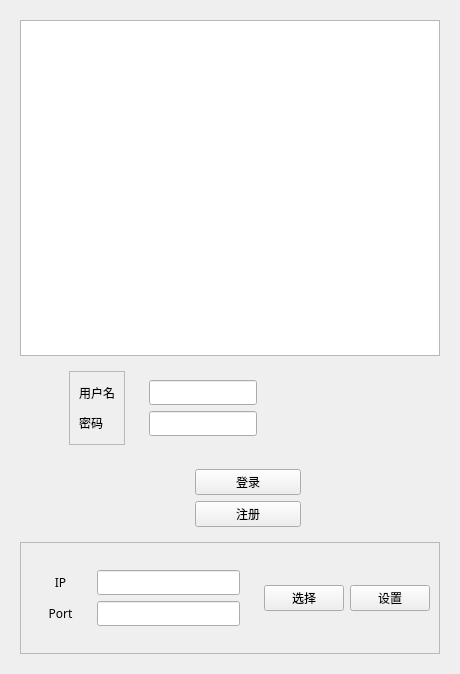
<?xml version="1.0" encoding="UTF-8"?>
<ui version="4.0">
 <class>LoginWindows</class>
 <widget class="QWidget" name="LoginWindows">
  <property name="geometry">
   <rect>
    <x>0</x>
    <y>0</y>
    <width>460</width>
    <height>674</height>
   </rect>
  </property>
  <property name="font">
   <font>
    <family>黑体</family>
   </font>
  </property>
  <property name="windowTitle">
   <string>Form</string>
  </property>
  <layout class="QVBoxLayout" name="verticalLayout_6">
   <item>
    <widget class="QWidget" name="mainWidget" native="true">
     <layout class="QGridLayout" name="gridLayout">
      <item row="0" column="0" colspan="3">
       <widget class="QGraphicsView" name="IconGraphicsView"/>
      </item>
      <item row="3" column="0" colspan="3">
       <widget class="QFrame" name="ServerFrame">
        <property name="frameShape">
         <enum>QFrame::StyledPanel</enum>
        </property>
        <property name="frameShadow">
         <enum>QFrame::Raised</enum>
        </property>
        <layout class="QGridLayout" name="gridLayout_2">
         <item row="0" column="2">
          <widget class="QPushButton" name="SettingButton">
           <property name="text">
            <string>设置</string>
           </property>
          </widget>
         </item>
         <item row="0" column="1">
          <widget class="QPushButton" name="ChooseServerButton">
           <property name="text">
            <string>选择</string>
           </property>
          </widget>
         </item>
         <item row="0" column="0">
          <widget class="QWidget" name="ServerWidget" native="true">
           <layout class="QHBoxLayout" name="horizontalLayout_2">
            <item>
             <widget class="QWidget" name="widget_6" native="true">
              <layout class="QVBoxLayout" name="verticalLayout_5">
               <item>
                <widget class="QLabel" name="label_3">
                 <property name="text">
                  <string>IP</string>
                 </property>
                 <property name="alignment">
                  <set>Qt::AlignCenter</set>
                 </property>
                </widget>
               </item>
               <item>
                <widget class="QLabel" name="label_4">
                 <property name="layoutDirection">
                  <enum>Qt::LeftToRight</enum>
                 </property>
                 <property name="text">
                  <string>Port</string>
                 </property>
                 <property name="alignment">
                  <set>Qt::AlignCenter</set>
                 </property>
                </widget>
               </item>
              </layout>
             </widget>
            </item>
            <item>
             <widget class="QWidget" name="InPutWidget" native="true">
              <layout class="QVBoxLayout" name="verticalLayout_4">
               <item>
                <widget class="QLineEdit" name="IPLineEdit"/>
               </item>
               <item>
                <widget class="QLineEdit" name="PortLineEdit"/>
               </item>
              </layout>
             </widget>
            </item>
           </layout>
          </widget>
         </item>
        </layout>
       </widget>
      </item>
      <item row="2" column="1">
       <widget class="QWidget" name="widget" native="true">
        <layout class="QVBoxLayout" name="verticalLayout">
         <item>
          <widget class="QPushButton" name="LoginButton">
           <property name="text">
            <string>登录</string>
           </property>
          </widget>
         </item>
         <item>
          <widget class="QPushButton" name="RegisterButton">
           <property name="text">
            <string>注册</string>
           </property>
          </widget>
         </item>
        </layout>
       </widget>
      </item>
      <item row="2" column="0">
       <spacer name="horizontalSpacer">
        <property name="orientation">
         <enum>Qt::Horizontal</enum>
        </property>
        <property name="sizeType">
         <enum>QSizePolicy::Fixed</enum>
        </property>
        <property name="sizeHint" stdset="0">
         <size>
          <width>160</width>
          <height>20</height>
         </size>
        </property>
       </spacer>
      </item>
      <item row="2" column="2">
       <spacer name="horizontalSpacer_2">
        <property name="orientation">
         <enum>Qt::Horizontal</enum>
        </property>
        <property name="sizeType">
         <enum>QSizePolicy::Fixed</enum>
        </property>
        <property name="sizeHint" stdset="0">
         <size>
          <width>40</width>
          <height>20</height>
         </size>
        </property>
       </spacer>
      </item>
      <item row="1" column="0" colspan="3">
       <widget class="QWidget" name="UserWidget" native="true">
        <layout class="QHBoxLayout" name="horizontalLayout_3">
         <property name="sizeConstraint">
          <enum>QLayout::SetFixedSize</enum>
         </property>
         <item>
          <spacer name="horizontalSpacer_3">
           <property name="orientation">
            <enum>Qt::Horizontal</enum>
           </property>
           <property name="sizeHint" stdset="0">
            <size>
             <width>40</width>
             <height>20</height>
            </size>
           </property>
          </spacer>
         </item>
         <item>
          <widget class="QFrame" name="frame">
           <property name="frameShape">
            <enum>QFrame::StyledPanel</enum>
           </property>
           <property name="frameShadow">
            <enum>QFrame::Raised</enum>
           </property>
           <layout class="QVBoxLayout" name="verticalLayout_3">
            <item>
             <widget class="QLabel" name="label">
              <property name="text">
               <string>用户名</string>
              </property>
             </widget>
            </item>
            <item>
             <widget class="QLabel" name="label_2">
              <property name="text">
               <string>密码</string>
              </property>
             </widget>
            </item>
           </layout>
          </widget>
         </item>
         <item>
          <widget class="QWidget" name="widget_3" native="true">
           <layout class="QHBoxLayout" name="horizontalLayout">
            <property name="sizeConstraint">
             <enum>QLayout::SetFixedSize</enum>
            </property>
            <property name="topMargin">
             <number>0</number>
            </property>
            <property name="bottomMargin">
             <number>0</number>
            </property>
            <item>
             <widget class="QWidget" name="widget_2" native="true">
              <layout class="QVBoxLayout" name="verticalLayout_2">
               <item>
                <widget class="QLineEdit" name="UserNameLineEdit"/>
               </item>
               <item>
                <widget class="QLineEdit" name="PasswdLineEdit"/>
               </item>
              </layout>
             </widget>
            </item>
           </layout>
          </widget>
         </item>
        </layout>
       </widget>
      </item>
     </layout>
    </widget>
   </item>
  </layout>
 </widget>
 <tabstops>
  <tabstop>IconGraphicsView</tabstop>
  <tabstop>RegisterButton</tabstop>
  <tabstop>LoginButton</tabstop>
  <tabstop>UserNameLineEdit</tabstop>
  <tabstop>PasswdLineEdit</tabstop>
 </tabstops>
 <resources/>
 <connections/>
</ui>
